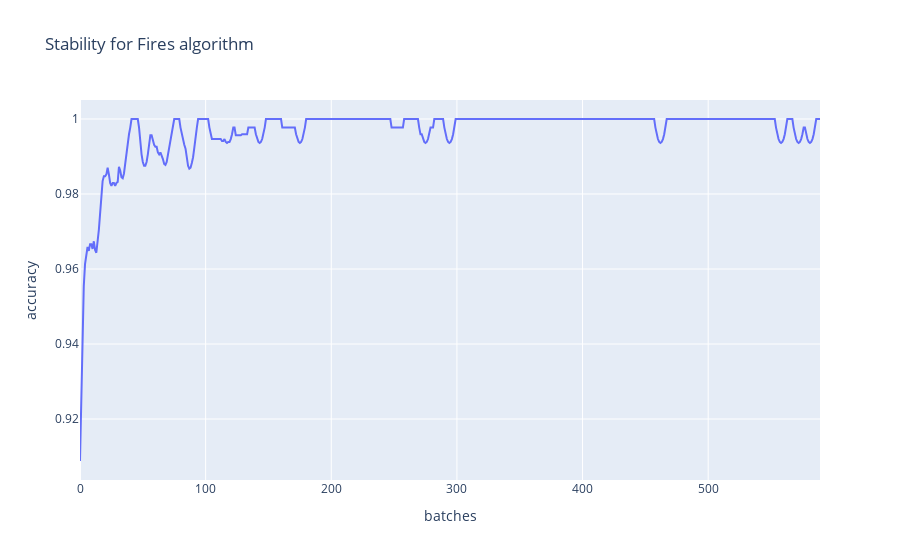

Notebook code cell kept with this figure:
### Code cell
fig = px.line(y = fires_cuda_stability, title="Stability for Fires algorithm", labels={"x":"batches", "y":"accuracy"})
fig.show()

### Figure 1 — Plotly figure (JSON) as saved in the notebook; plotly's stock layout.template omitted (floating-point values rounded to 4 significant figures; data arrays with more than 128 entries replaced by an {"elided": "..."} marker saying what was removed)
{"data": [{"hovertemplate": "batches=%{x}<br>accuracy=%{y}<extra></extra>", "legendgroup": "", "line": {"color": "#636efa", "dash": "solid"}, "mode": "lines", "name": "", "orientation": "v", "showlegend": false, "type": "scatter", "x": {"elided": "590 int values"}, "xaxis": "x", "y": {"elided": "590 float values"}, "yaxis": "y"}], "layout": {"legend": {"tracegroupgap": 0}, "title": {"text": "Stability for Fires algorithm"}, "xaxis": {"anchor": "y", "domain": [0, 1], "title": {"text": "batches"}}, "yaxis": {"anchor": "x", "domain": [0, 1], "title": {"text": "accuracy"}}}}
